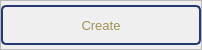
                     <widget class="QFrame" name="frame_21">
                      <property name="minimumSize">
                       <size>
                        <width>0</width>
                        <height>50</height>
                       </size>
                      </property>
                      <property name="maximumSize">
                       <size>
                        <width>16777215</width>
                        <height>50</height>
                       </size>
                      </property>
                      <property name="frameShape">
                       <enum>QFrame::StyledPanel</enum>
                      </property>
                      <property name="frameShadow">
                       <enum>QFrame::Raised</enum>
                      </property>
                      <layout class="QHBoxLayout" name="horizontalLayout_12">
                       <property name="spacing">
                        <number>0</number>
                       </property>
                       <property name="leftMargin">
                        <number>0</number>
                       </property>
                       <property name="topMargin">
                        <number>0</number>
                       </property>
                       <property name="rightMargin">
                        <number>0</number>
                       </property>
                       <property name="bottomMargin">
                        <number>0</number>
                       </property>
                       <item>
                        <widget class="QFrame" name="frame_22">
                         <property name="frameShape">
                          <enum>QFrame::StyledPanel</enum>
                         </property>
                         <property name="frameShadow">
                          <enum>QFrame::Raised</enum>
                         </property>
                        </widget>
                       </item>
                       <item>
                        <widget class="QPushButton" name="btn_create">
                         <property name="sizePolicy">
                          <sizepolicy hsizetype="Minimum" vsizetype="Fixed">
                           <horstretch>0</horstretch>
                           <verstretch>0</verstretch>
                          </sizepolicy>
                         </property>
                         <property name="minimumSize">
                          <size>
                           <width>200</width>
                           <height>40</height>
                          </size>
                         </property>
                         <property name="maximumSize">
                          <size>
                           <width>200</width>
                           <height>40</height>
                          </size>
                         </property>
                         <property name="font">
                          <font>
                           <family>Segoe UI</family>
                           <pointsize>10</pointsize>
                          </font>
                         </property>
                         <property name="styleSheet">
                          <string notr="true">QPushButton{
	border: 2px solid rgb(40, 57, 113);
	border-radius: 5px;
	color: rgb(161, 145, 88);
	padding-left: 20px;
	padding-right: 20px;
}
QPushButton:hover{
	border: 2px solid rgb(64, 92, 182)
}
QPushButton:focus{
	border: 2px solid rgb(40, 57, 113);
}
QPushButton:pressed{
	background-color: rgb(40, 57, 113);
	color: rgb(255, 255, 255);
}</string>
                         </property>
                         <property name="text">
                          <string>Create</string>
                         </property>
                        </widget>
                       </item>
                       <item>
                        <widget class="QFrame" name="frame_23">
                         <property name="frameShape">
                          <enum>QFrame::StyledPanel</enum>
                         </property>
                         <property name="frameShadow">
                          <enum>QFrame::Raised</enum>
                         </property>
                        </widget>
                       </item>
                      </layout>
                     </widget>
